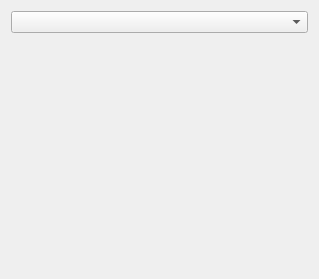
<?xml version="1.0" encoding="UTF-8"?>
<ui version="4.0">
 <class>omni::ui::Mapping</class>
 <widget class="QWidget" name="omni::ui::Mapping">
  <property name="geometry">
   <rect>
    <x>0</x>
    <y>0</y>
    <width>319</width>
    <height>279</height>
   </rect>
  </property>
  <property name="windowTitle">
   <string>Form</string>
  </property>
  <layout class="QVBoxLayout" name="verticalLayout">
   <item>
    <widget class="QComboBox" name="boxMappingSelect"/>
   </item>
   <item>
    <widget class="omni::ui::ParameterWidget" name="widget" native="true">
     <property name="sizePolicy">
      <sizepolicy hsizetype="Preferred" vsizetype="Expanding">
       <horstretch>0</horstretch>
       <verstretch>0</verstretch>
      </sizepolicy>
     </property>
    </widget>
   </item>
  </layout>
 </widget>
 <customwidgets>
  <customwidget>
   <class>omni::ui::ParameterWidget</class>
   <extends>QWidget</extends>
   <header>omni/ui/ParameterWidget.h</header>
   <container>1</container>
  </customwidget>
 </customwidgets>
 <resources/>
 <connections>
  <connection>
   <sender>boxMappingSelect</sender>
   <signal>currentIndexChanged(QString)</signal>
   <receiver>omni::ui::Mapping</receiver>
   <slot>mappingTypeSelected(QString)</slot>
   <hints>
    <hint type="sourcelabel">
     <x>161</x>
     <y>22</y>
    </hint>
    <hint type="destinationlabel">
     <x>161</x>
     <y>139</y>
    </hint>
   </hints>
  </connection>
 </connections>
 <slots>
  <slot>mappingTypeSelected(QString)</slot>
 </slots>
</ui>
